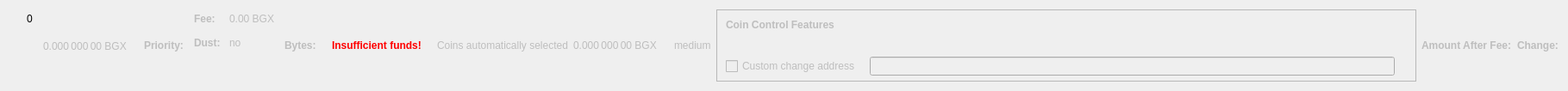
    <widget class="QWidget" name="dummyHideWidget" native="true">
     <property name="maximumSize">
      <size>
       <width>100</width>
       <height>22</height>
      </size>
     </property>
     <layout class="QHBoxLayout" name="dummyHideLayout">
      <item>
       <layout class="QFormLayout" name="formLayoutCoinControl1">
        <property name="horizontalSpacing">
         <number>10</number>
        </property>
        <property name="verticalSpacing">
         <number>14</number>
        </property>
        <property name="leftMargin">
         <number>10</number>
        </property>
        <property name="topMargin">
         <number>4</number>
        </property>
        <property name="rightMargin">
         <number>6</number>
        </property>
        <item row="0" column="1">
         <widget class="QLabel" name="labelCoinControlBytes">
          <property name="cursor">
           <cursorShape>IBeamCursor</cursorShape>
          </property>
          <property name="contextMenuPolicy">
           <enum>Qt::ActionsContextMenu</enum>
          </property>
          <property name="text">
           <string notr="true">0</string>
          </property>
          <property name="textInteractionFlags">
           <set>Qt::LinksAccessibleByMouse|Qt::TextSelectableByKeyboard|Qt::TextSelectableByMouse</set>
          </property>
         </widget>
        </item>
       </layout>
      </item>
      <item>
       <widget class="QLabel" name="labelCoinControlAfterFee">
        <property name="enabled">
         <bool>false</bool>
        </property>
        <property name="sizePolicy">
         <sizepolicy hsizetype="Fixed" vsizetype="Fixed">
          <horstretch>0</horstretch>
          <verstretch>0</verstretch>
         </sizepolicy>
        </property>
        <property name="minimumSize">
         <size>
          <width>111</width>
          <height>12</height>
         </size>
        </property>
        <property name="maximumSize">
         <size>
          <width>111</width>
          <height>12</height>
         </size>
        </property>
        <property name="cursor">
         <cursorShape>IBeamCursor</cursorShape>
        </property>
        <property name="contextMenuPolicy">
         <enum>Qt::ActionsContextMenu</enum>
        </property>
        <property name="text">
         <string notr="true">0.000 000 00 BGX</string>
        </property>
        <property name="textInteractionFlags">
         <set>Qt::LinksAccessibleByMouse|Qt::TextSelectableByKeyboard|Qt::TextSelectableByMouse</set>
        </property>
       </widget>
      </item>
      <item>
       <widget class="QLabel" name="labelCoinControlPriorityText">
        <property name="enabled">
         <bool>false</bool>
        </property>
        <property name="font">
         <font>
          <weight>75</weight>
          <bold>true</bold>
         </font>
        </property>
        <property name="text">
         <string>Priority:</string>
        </property>
       </widget>
      </item>
      <item>
       <layout class="QHBoxLayout" name="horizontalLayout"/>
      </item>
      <item>
       <layout class="QFormLayout" name="formLayoutCoinControl3">
        <property name="horizontalSpacing">
         <number>10</number>
        </property>
        <property name="verticalSpacing">
         <number>14</number>
        </property>
        <property name="leftMargin">
         <number>6</number>
        </property>
        <property name="topMargin">
         <number>4</number>
        </property>
        <property name="rightMargin">
         <number>6</number>
        </property>
        <item row="0" column="0">
         <widget class="QLabel" name="labelCoinControlFeeText">
          <property name="enabled">
           <bool>false</bool>
          </property>
          <property name="font">
           <font>
            <weight>75</weight>
            <bold>true</bold>
           </font>
          </property>
          <property name="text">
           <string>Fee:</string>
          </property>
          <property name="margin">
           <number>0</number>
          </property>
         </widget>
        </item>
        <item row="0" column="1">
         <widget class="QLabel" name="labelCoinControlFee">
          <property name="enabled">
           <bool>false</bool>
          </property>
          <property name="cursor">
           <cursorShape>IBeamCursor</cursorShape>
          </property>
          <property name="contextMenuPolicy">
           <enum>Qt::ActionsContextMenu</enum>
          </property>
          <property name="text">
           <string notr="true">0.00 BGX</string>
          </property>
          <property name="textInteractionFlags">
           <set>Qt::LinksAccessibleByMouse|Qt::TextSelectableByKeyboard|Qt::TextSelectableByMouse</set>
          </property>
         </widget>
        </item>
        <item row="1" column="0">
         <widget class="QLabel" name="labelCoinControlLowOutputText">
          <property name="enabled">
           <bool>false</bool>
          </property>
          <property name="font">
           <font>
            <weight>75</weight>
            <bold>true</bold>
           </font>
          </property>
          <property name="text">
           <string>Dust:</string>
          </property>
         </widget>
        </item>
        <item row="1" column="1">
         <widget class="QLabel" name="labelCoinControlLowOutput">
          <property name="enabled">
           <bool>false</bool>
          </property>
          <property name="cursor">
           <cursorShape>IBeamCursor</cursorShape>
          </property>
          <property name="contextMenuPolicy">
           <enum>Qt::ActionsContextMenu</enum>
          </property>
          <property name="text">
           <string>no</string>
          </property>
          <property name="textInteractionFlags">
           <set>Qt::LinksAccessibleByMouse|Qt::TextSelectableByKeyboard|Qt::TextSelectableByMouse</set>
          </property>
         </widget>
        </item>
       </layout>
      </item>
      <item>
       <widget class="QLabel" name="labelCoinControlBytesText">
        <property name="enabled">
         <bool>false</bool>
        </property>
        <property name="font">
         <font>
          <weight>75</weight>
          <bold>true</bold>
         </font>
        </property>
        <property name="text">
         <string>Bytes:</string>
        </property>
       </widget>
      </item>
      <item>
       <layout class="QFormLayout" name="formLayoutCoinControl2">
        <property name="horizontalSpacing">
         <number>10</number>
        </property>
        <property name="verticalSpacing">
         <number>14</number>
        </property>
        <property name="leftMargin">
         <number>6</number>
        </property>
        <property name="topMargin">
         <number>4</number>
        </property>
        <property name="rightMargin">
         <number>6</number>
        </property>
       </layout>
      </item>
      <item>
       <layout class="QHBoxLayout" name="horizontalLayoutCoinControl2">
        <property name="spacing">
         <number>8</number>
        </property>
        <property name="bottomMargin">
         <number>10</number>
        </property>
       </layout>
      </item>
      <item>
       <widget class="QLabel" name="labelCoinControlInsuffFunds">
        <property name="enabled">
         <bool>false</bool>
        </property>
        <property name="minimumSize">
         <size>
          <width>0</width>
          <height>0</height>
         </size>
        </property>
        <property name="font">
         <font>
          <weight>75</weight>
          <bold>true</bold>
         </font>
        </property>
        <property name="styleSheet">
         <string notr="true">color:red;font-weight:bold;</string>
        </property>
        <property name="text">
         <string>Insufficient funds!</string>
        </property>
        <property name="margin">
         <number>5</number>
        </property>
       </widget>
      </item>
      <item>
       <layout class="QFormLayout" name="formLayoutCoinControl4">
        <property name="horizontalSpacing">
         <number>10</number>
        </property>
        <property name="verticalSpacing">
         <number>14</number>
        </property>
        <property name="leftMargin">
         <number>6</number>
        </property>
        <property name="topMargin">
         <number>4</number>
        </property>
        <property name="rightMargin">
         <number>6</number>
        </property>
       </layout>
      </item>
      <item>
       <widget class="QLabel" name="labelCoinControlAutomaticallySelected">
        <property name="enabled">
         <bool>false</bool>
        </property>
        <property name="sizePolicy">
         <sizepolicy hsizetype="Fixed" vsizetype="Fixed">
          <horstretch>0</horstretch>
          <verstretch>0</verstretch>
         </sizepolicy>
        </property>
        <property name="minimumSize">
         <size>
          <width>0</width>
          <height>0</height>
         </size>
        </property>
        <property name="maximumSize">
         <size>
          <width>240</width>
          <height>16777215</height>
         </size>
        </property>
        <property name="text">
         <string>Coins automatically selected</string>
        </property>
        <property name="margin">
         <number>5</number>
        </property>
       </widget>
      </item>
      <item>
       <widget class="QLabel" name="labelCoinControlChange">
        <property name="enabled">
         <bool>false</bool>
        </property>
        <property name="sizePolicy">
         <sizepolicy hsizetype="Fixed" vsizetype="Fixed">
          <horstretch>0</horstretch>
          <verstretch>0</verstretch>
         </sizepolicy>
        </property>
        <property name="minimumSize">
         <size>
          <width>111</width>
          <height>0</height>
         </size>
        </property>
        <property name="maximumSize">
         <size>
          <width>111</width>
          <height>16777215</height>
         </size>
        </property>
        <property name="cursor">
         <cursorShape>IBeamCursor</cursorShape>
        </property>
        <property name="contextMenuPolicy">
         <enum>Qt::ActionsContextMenu</enum>
        </property>
        <property name="text">
         <string notr="true">0.000 000 00 BGX</string>
        </property>
        <property name="textInteractionFlags">
         <set>Qt::LinksAccessibleByMouse|Qt::TextSelectableByKeyboard|Qt::TextSelectableByMouse</set>
        </property>
       </widget>
      </item>
      <item>
       <widget class="QLabel" name="labelCoinControlPriority">
        <property name="enabled">
         <bool>false</bool>
        </property>
        <property name="cursor">
         <cursorShape>IBeamCursor</cursorShape>
        </property>
        <property name="contextMenuPolicy">
         <enum>Qt::ActionsContextMenu</enum>
        </property>
        <property name="text">
         <string>medium</string>
        </property>
        <property name="textInteractionFlags">
         <set>Qt::LinksAccessibleByMouse|Qt::TextSelectableByKeyboard|Qt::TextSelectableByMouse</set>
        </property>
       </widget>
      </item>
      <item>
       <widget class="QFrame" name="frameCoinControl">
        <property name="sizePolicy">
         <sizepolicy hsizetype="Expanding" vsizetype="Expanding">
          <horstretch>0</horstretch>
          <verstretch>0</verstretch>
         </sizepolicy>
        </property>
        <property name="maximumSize">
         <size>
          <width>16777215</width>
          <height>16777215</height>
         </size>
        </property>
        <property name="frameShape">
         <enum>QFrame::StyledPanel</enum>
        </property>
        <property name="frameShadow">
         <enum>QFrame::Sunken</enum>
        </property>
        <layout class="QVBoxLayout" name="verticalLayoutCoinControl2_2">
         <property name="spacing">
          <number>0</number>
         </property>
         <property name="leftMargin">
          <number>0</number>
         </property>
         <property name="topMargin">
          <number>0</number>
         </property>
         <property name="rightMargin">
          <number>0</number>
         </property>
         <property name="bottomMargin">
          <number>6</number>
         </property>
         <item>
          <layout class="QVBoxLayout" name="verticalLayoutCoinControl" stretch="0,0,0,1">
           <property name="spacing">
            <number>0</number>
           </property>
           <property name="leftMargin">
            <number>10</number>
           </property>
           <property name="topMargin">
            <number>10</number>
           </property>
           <item>
            <layout class="QHBoxLayout" name="horizontalLayoutCoinControl1">
             <property name="bottomMargin">
              <number>15</number>
             </property>
             <item>
              <widget class="QLabel" name="labelCoinControlFeatures">
               <property name="enabled">
                <bool>false</bool>
               </property>
               <property name="sizePolicy">
                <sizepolicy hsizetype="Preferred" vsizetype="Maximum">
                 <horstretch>0</horstretch>
                 <verstretch>0</verstretch>
                </sizepolicy>
               </property>
               <property name="font">
                <font>
                 <weight>75</weight>
                 <bold>true</bold>
                </font>
               </property>
               <property name="styleSheet">
                <string notr="true">font-weight:bold;</string>
               </property>
               <property name="text">
                <string>Coin Control Features</string>
               </property>
              </widget>
             </item>
            </layout>
           </item>
           <item>
            <widget class="QWidget" name="widgetCoinControl" native="true">
             <property name="sizePolicy">
              <sizepolicy hsizetype="Preferred" vsizetype="Preferred">
               <horstretch>0</horstretch>
               <verstretch>0</verstretch>
              </sizepolicy>
             </property>
             <property name="minimumSize">
              <size>
               <width>0</width>
               <height>0</height>
              </size>
             </property>
             <property name="styleSheet">
              <string notr="true"/>
             </property>
             <layout class="QHBoxLayout" name="horizontalLayoutCoinControl5_2">
              <property name="leftMargin">
               <number>0</number>
              </property>
              <property name="topMargin">
               <number>0</number>
              </property>
              <property name="rightMargin">
               <number>0</number>
              </property>
              <property name="bottomMargin">
               <number>0</number>
              </property>
              <item>
               <layout class="QHBoxLayout" name="horizontalLayoutCoinControl3">
                <property name="spacing">
                 <number>20</number>
                </property>
                <property name="topMargin">
                 <number>0</number>
                </property>
                <property name="bottomMargin">
                 <number>10</number>
                </property>
               </layout>
              </item>
             </layout>
            </widget>
           </item>
           <item>
            <layout class="QHBoxLayout" name="horizontalLayoutCoinControl4" stretch="0,0,0">
             <property name="spacing">
              <number>12</number>
             </property>
             <property name="sizeConstraint">
              <enum>QLayout::SetDefaultConstraint</enum>
             </property>
             <property name="topMargin">
              <number>5</number>
             </property>
             <property name="rightMargin">
              <number>5</number>
             </property>
             <item>
              <widget class="QCheckBox" name="checkBoxCoinControlChange">
               <property name="enabled">
                <bool>false</bool>
               </property>
               <property name="toolTip">
                <string>If this is activated, but the change address is empty or invalid, change will be sent to a newly generated address.</string>
               </property>
               <property name="text">
                <string>Custom change address</string>
               </property>
              </widget>
             </item>
             <item>
              <widget class="QValidatedLineEdit" name="lineEditCoinControlChange">
               <property name="enabled">
                <bool>false</bool>
               </property>
               <property name="sizePolicy">
                <sizepolicy hsizetype="Expanding" vsizetype="Fixed">
                 <horstretch>0</horstretch>
                 <verstretch>0</verstretch>
                </sizepolicy>
               </property>
              </widget>
             </item>
             <item>
              <widget class="QLabel" name="labelCoinControlChangeLabel_2">
               <property name="sizePolicy">
                <sizepolicy hsizetype="Preferred" vsizetype="Expanding">
                 <horstretch>0</horstretch>
                 <verstretch>0</verstretch>
                </sizepolicy>
               </property>
               <property name="minimumSize">
                <size>
                 <width>0</width>
                 <height>0</height>
                </size>
               </property>
               <property name="text">
                <string/>
               </property>
               <property name="margin">
                <number>3</number>
               </property>
              </widget>
             </item>
            </layout>
           </item>
           <item>
            <spacer name="verticalSpacerCoinControl">
             <property name="orientation">
              <enum>Qt::Vertical</enum>
             </property>
             <property name="sizeHint" stdset="0">
              <size>
               <width>800</width>
               <height>1</height>
              </size>
             </property>
            </spacer>
           </item>
          </layout>
         </item>
        </layout>
       </widget>
      </item>
      <item>
       <widget class="QLabel" name="labelCoinControlAfterFeeText">
        <property name="enabled">
         <bool>false</bool>
        </property>
        <property name="minimumSize">
         <size>
          <width>0</width>
          <height>0</height>
         </size>
        </property>
        <property name="maximumSize">
         <size>
          <width>16777215</width>
          <height>16777215</height>
         </size>
        </property>
        <property name="font">
         <font>
          <weight>75</weight>
          <bold>true</bold>
         </font>
        </property>
        <property name="text">
         <string>Amount After Fee:</string>
        </property>
        <property name="alignment">
         <set>Qt::AlignLeading|Qt::AlignLeft|Qt::AlignVCenter</set>
        </property>
        <property name="margin">
         <number>0</number>
        </property>
       </widget>
      </item>
      <item>
       <widget class="QLabel" name="labelCoinControlChangeText">
        <property name="enabled">
         <bool>false</bool>
        </property>
        <property name="sizePolicy">
         <sizepolicy hsizetype="Preferred" vsizetype="Preferred">
          <horstretch>0</horstretch>
          <verstretch>0</verstretch>
         </sizepolicy>
        </property>
        <property name="minimumSize">
         <size>
          <width>0</width>
          <height>0</height>
         </size>
        </property>
        <property name="maximumSize">
         <size>
          <width>16777215</width>
          <height>16777215</height>
         </size>
        </property>
        <property name="font">
         <font>
          <weight>75</weight>
          <bold>true</bold>
         </font>
        </property>
        <property name="text">
         <string>Change:</string>
        </property>
        <property name="alignment">
         <set>Qt::AlignLeading|Qt::AlignLeft|Qt::AlignVCenter</set>
        </property>
       </widget>
      </item>
     </layout>
    </widget>
